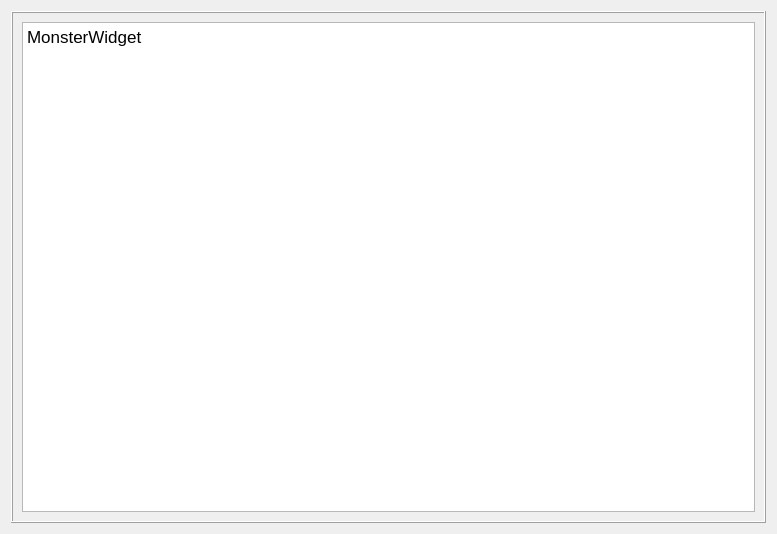
<?xml version="1.0" encoding="UTF-8"?>
<ui version="4.0">
 <class>MonsterWidget</class>
 <widget class="QWidget" name="MonsterWidget">
  <property name="geometry">
   <rect>
    <x>0</x>
    <y>0</y>
    <width>777</width>
    <height>534</height>
   </rect>
  </property>
  <property name="windowTitle">
   <string>Form</string>
  </property>
  <layout class="QGridLayout" name="gridLayout_2">
   <item row="0" column="0">
    <widget class="QFrame" name="frame">
     <property name="frameShape">
      <enum>QFrame::Box</enum>
     </property>
     <property name="frameShadow">
      <enum>QFrame::Raised</enum>
     </property>
     <layout class="QGridLayout" name="gridLayout">
      <item row="0" column="0">
       <widget class="QTextEdit" name="textEdit">
        <property name="html">
         <string>&lt;!DOCTYPE HTML PUBLIC &quot;-//W3C//DTD HTML 4.0//EN&quot; &quot;http://www.w3.org/TR/REC-html40/strict.dtd&quot;&gt;
&lt;html&gt;&lt;head&gt;&lt;meta name=&quot;qrichtext&quot; content=&quot;1&quot; /&gt;&lt;style type=&quot;text/css&quot;&gt;
p, li { white-space: pre-wrap; }
&lt;/style&gt;&lt;/head&gt;&lt;body style=&quot; font-family:'.AppleSystemUIFont'; font-size:13pt; font-weight:400; font-style:normal;&quot;&gt;
&lt;p style=&quot; margin-top:0px; margin-bottom:0px; margin-left:0px; margin-right:0px; -qt-block-indent:0; text-indent:0px;&quot;&gt;MonsterWidget&lt;/p&gt;&lt;/body&gt;&lt;/html&gt;</string>
        </property>
       </widget>
      </item>
     </layout>
    </widget>
   </item>
  </layout>
 </widget>
 <resources/>
 <connections/>
</ui>
